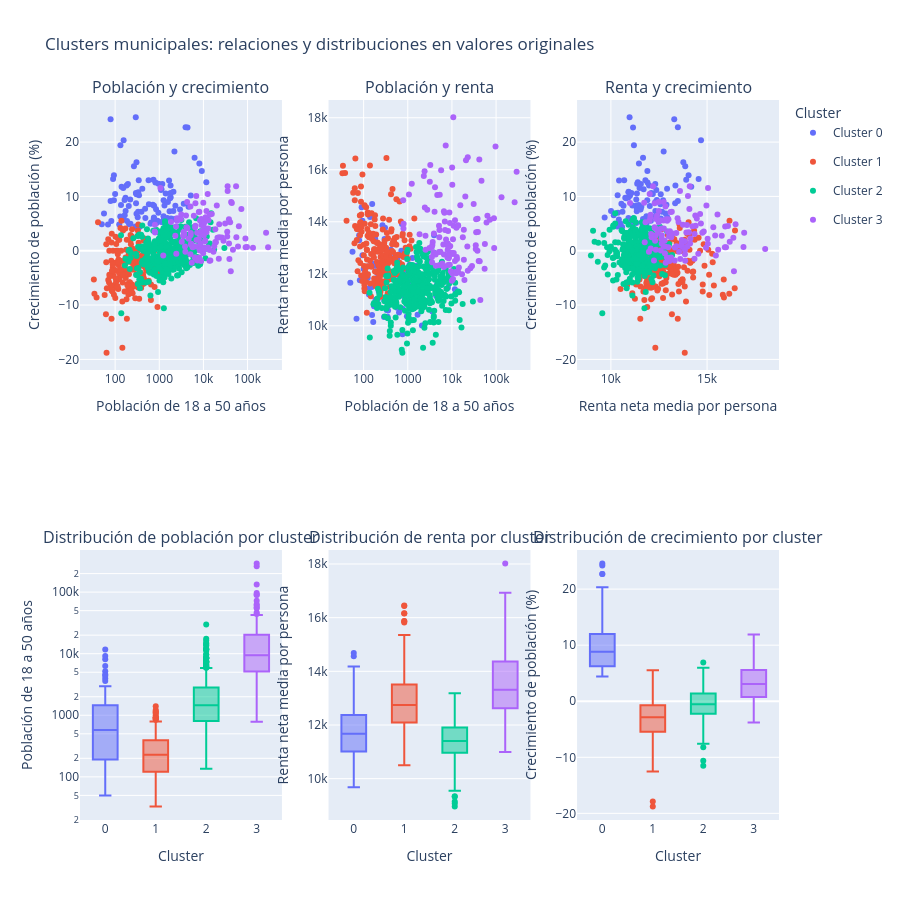

Source (notebook cell):
### Markdown cell above
## Explorar los clusters

La figura muestra tres relaciones entre variables y tres boxplots por cluster. Los puntos y las distribuciones usan los valores originales; la población se representa con escala logarítmica. KMeans, en cambio, se entrenó con las variables transformadas y estandarizadas.

### Code cell
figura_pares_clusters = graficar_clusters_interactivo(
    variables_escaladas,
    municipios_modelo,
    modelo_kmeans.labels_,
)
display(figura_pares_clusters)

### Figure 1 — Plotly figure (JSON) as saved in the notebook; plotly's stock layout.template omitted (floating-point values rounded to 4 significant figures; data arrays with more than 128 entries replaced by an {"elided": "..."} marker saying what was removed)
{"data": [{"hovertemplate": "%{text}<br>Población de 18 a 50 años: %{x:,.2f}<br>Crecimiento de población (%): %{y:,.2f}<extra></extra>", "legendgroup": "0", "marker": {"color": "#636EFA"}, "mode": "markers", "name": "Cluster 0", "showlegend": true, "text": ["Alhabia", "Alhama de Almería", "Almócita", "Armuña de Almanzora", "Benahadux", "Cantoria", "Chercos", "Chirivel", "Enix", "Felix", "Fines", "Fondón", "Garrucha", "Gérgal", "Huécija", "Íllar", "Instinción", "Laujar de Andarax", "Lucainena de las Torres", "Lúcar", "Pechina", "Pulpí", "Rioja", "Santa Cruz de Marchena", "Santa Fe de Mondújar", "Somontín", "Suflí", "Terque", "Turre", "Vera", "Zurgena", "Benaocaz", "Busquístar", "Calicasas", "Cáñar", "Carataunas", "Cijuela", "Cogollos de la Vega", "Diezma", "Fuente Vaqueros", "Játar", "Juviles", "Láchar", "Lentegí", "Lobras", "Lújar", "Malahá, La", "Marchal", "Pinos Genil", "Rubite", "Vélez de Benaudalla", "Zafarraya", "Zújar", "Taha, La", "Villamena", "Cuevas del Campo", "Torrenueva Costa", "Fuenteheridos", "Marines, Los", "Nava, La", "San Bartolomé de la Torre", "Sanlúcar de Guadiana", "Santa Bárbara de Casa", "Alcaucín", "Algarrobo", "Almáchar", "Almogía", "Árchez", "Arenas", "Benahavís", "Benalauría", "Borge, El", "Canillas de Aceituno", "Carratraca", "Casabermeja", "Casarabonela", "Casares", "Coín", "Colmenar", "Faraján", "Frigiliana", "Fuente de Piedra", "Guaro", "Istán", "Jubrique", "Monda", "Ojén", "Parauta", "Pizarra", "Salares", "Tolox", "Torrox", "Totalán", "Aznalcázar", "Burguillos", "Huévar del Aljarafe"], "type": "scatter", "x": [334, 1714, 79, 156, 2316, 1242, 124, 582, 267, 305, 1126, 413, 5175, 573, 204, 195, 172, 633, 294, 325, 2096, 6310, 762, 79, 220, 182, 90, 131, 1666, 9213, 915, 298, 132, 305, 155, 82, 1813, 868, 332, 2089, 290, 50, 1758, 136, 56, 208, 847, 165, 715, 164, 1251, 956, 1105, 303, 395, 752, 1398, 343, 173, 100, 1844, 140, 478, 818, 2953, 758, 1801, 153, 485, 4371, 186, 357, 657, 296, 1803, 1099, 3940, 11646, 1515, 94, 1277, 1257, 1172, 737, 223, 1313, 2208, 94, 4604, 69, 962, 8094, 348, 2209, 3586, 1572], "xaxis": "x", "y": [10.78, 7.265, 9.137, 20.32, 8.271, 5.216, 4.811, 8.566, 15.56, 16.27, 11.32, 11.42, 10.15, 12.99, 8.214, 12.3, 9.74, 4.965, 24.57, 6.17, 10.88, 17.1, 8.295, 24.21, 9.414, 12.03, 13.2, 6.284, 12.93, 14.69, 5.501, 8.721, 19.4, 6.822, 5.75, 5.473, 9.845, 5.091, 7.17, 7.33, 4.463, 4.895, 9.665, 8.43, 6.87, 4.852, 7.645, 6.522, 8.471, 9.32, 6.344, 6.986, 5.271, 10.38, 7.18, 5.926, 10.53, 12.98, 7.335, 10.44, 5.953, 11.76, 7.713, 12.57, 7.58, 6.125, 10.64, 11.56, 6.039, 22.71, 5.455, 4.391, 5.183, 10.65, 11.99, 11.19, 22.72, 12.61, 6.021, 13.89, 5.942, 9.3, 12.29, 13.07, 4.956, 8.318, 18.26, 9.312, 8.077, 4.813, 12.31, 16.04, 10.22, 5.861, 8.658, 8.957], "yaxis": "y"}, {"hovertemplate": "%{text}<br>Población de 18 a 50 años: %{x:,.2f}<br>Crecimiento de población (%): %{y:,.2f}<extra></extra>", "legendgroup": "1", "marker": {"color": "#EF553B"}, "mode": "markers", "name": "Cluster 1", "showlegend": true, "text": {"elided": "204 str values"}, "type": "scatter", "x": {"elided": "204 int values"}, "xaxis": "x", "y": {"elided": "204 float values"}, "yaxis": "y"}, {"hovertemplate": "%{text}<br>Población de 18 a 50 años: %{x:,.2f}<br>Crecimiento de población (%): %{y:,.2f}<extra></extra>", "legendgroup": "2", "marker": {"color": "#00CC96"}, "mode": "markers", "name": "Cluster 2", "showlegend": true, "text": {"elided": "362 str values"}, "type": "scatter", "x": {"elided": "362 int values"}, "xaxis": "x", "y": {"elided": "362 float values"}, "yaxis": "y"}, {"hovertemplate": "%{text}<br>Población de 18 a 50 años: %{x:,.2f}<br>Crecimiento de población (%): %{y:,.2f}<extra></extra>", "legendgroup": "3", "marker": {"color": "#AB63FA"}, "mode": "markers", "name": "Cluster 3", "showlegend": true, "text": ["Almería", "Carboneras", "Huércal de Almería", "Huércal-Overa", "Mojácar", "Roquetas de Mar", "Serón", "Ejido, El", "Algeciras", "Barrios, Los", "Cádiz", "Conil de la Frontera", "Chiclana de la Frontera", "Jerez de la Frontera", "Línea de la Concepción, La", "Puerto de Santa María, El", "Puerto Real", "Rota", "San Fernando", "San Roque", "Tarifa", "Ubrique", "Cabra", "Córdoba", "Fernán-Núñez", "Lucena", "Montilla", "Pozoblanco", "Puente Genil", "Albolote", "Alfacar", "Alhendín", "Almuñécar", "Armilla", "Atarfe", "Baza", "Cájar", "Cenes de la Vega", "Cúllar Vega", "Churriana de la Vega", "Dílar", "Gójar", "Granada", "Guadix", "Huétor de Santillán", "Huétor Vega", "Jun", "Lecrín", "Maracena", "Monachil", "Motril", "Ogíjares", "Villa de Otura", "Padul", "Peligros", "Salobreña", "Zubia, La", "Gabias, Las", "Vegas del Genil", "Aljaraque", "Aracena", "Ayamonte", "Cartaya", "Huelva", "Moguer", "Palos de la Frontera", "Punta Umbría", "Trigueros", "Valverde del Camino", "Alcalá la Real", "Andújar", "Baeza", "Guardia de Jaén, La", "Jaén", "Linares", "Martos", "Torredonjimeno", "Úbeda", "Alhaurín de la Torre", "Antequera", "Benalmádena", "Cártama", "Estepona", "Fuengirola", "Málaga", "Manilva", "Marbella", "Mijas", "Nerja", "Rincón de la Victoria", "Ronda", "Vélez-Málaga", "Torremolinos", "Alcalá de Guadaíra", "Almensilla", "Bollullos de la Mitación", "Bormujos", "Camas", "Carmona", "Castilleja de Guzmán", "Castilleja de la Cuesta", "Dos Hermanas", "Écija", "Espartinas", "Gelves", "Gerena", "Gines", "Guillena", "Mairena del Alcor", "Mairena del Aljarafe", "Marchena", "Palomares del Río", "Rinconada, La", "Salteras", "San Juan de Aznalfarache", "Sanlúcar la Mayor", "Sevilla", "Tomares", "Umbrete", "Utrera", "Valencina de la Concepción"], "type": "scatter", "x": [89405, 3669, 9154, 8958, 2517, 54985, 796, 43978, 55729, 10909, 41646, 10507, 40302, 90484, 28495, 38048, 18576, 12643, 38794, 15461, 8175, 6590, 8001, 132660, 3908, 19171, 8875, 6759, 12576, 8746, 2534, 5088, 11177, 11725, 9944, 8602, 2399, 3833, 3603, 8080, 1062, 2759, 97068, 7913, 786, 5291, 1849, 803, 9873, 4039, 26164, 6586, 3154, 4276, 5206, 5128, 9016, 11700, 6060, 10110, 3506, 9461, 10199, 60725, 12515, 6893, 6997, 3548, 5091, 8435, 14362, 6384, 2310, 46690, 22311, 10564, 5467, 13749, 20090, 17636, 35300, 13846, 35388, 34640, 262785, 7879, 72448, 42542, 8371, 22832, 13817, 37807, 31076, 34632, 3092, 5174, 10186, 12989, 12863, 1231, 7353, 63600, 16922, 7221, 4652, 3517, 5695, 6595, 10994, 20810, 8156, 4135, 18626, 2432, 10569, 6506, 291636, 10727, 4327, 22844, 3234], "xaxis": "x", "y": [2.246, 3.185, 3.606, 5.825, 5.992, 11.88, 4.778, 8.771, 2.483, 1.755, -3.774, 4.084, 5.26, 0.6596, 1.834, 1.325, 1.625, 0.5909, -1.54, 6.766, 0.8773, 0.7943, -1.24, 0.5684, -0.2068, 1.565, -1.879, -1.462, 0.4322, 3.071, 5.51, 8.13, 6.147, 3.393, 8.83, 1.319, 4.455, 0.7659, 2.748, 7.161, 11.57, 5.916, 0.6907, 2.165, 3.519, 1.279, 5.287, 3.339, -0.4583, 6.467, 2.447, 4.576, 6.656, 8.989, 1.149, 2.856, 4.756, 7.302, 6.42, 4.55, 2.648, 3.063, 5.566, 0.7752, 10.43, 10.07, 1.974, 3.459, -0.6241, 0.03245, -1.792, -1.225, 2.763, 0.1823, -1.479, 0.5968, -2.234, -1.863, 8.345, 0.8464, 11.88, 6.636, 11.01, 3.501, 3.306, 7.118, 7.68, 8.97, 5.565, 4.884, 0.1367, 5.816, 4.999, 2.636, 5.806, 3.267, 2.824, 5.6, 4.101, -0.8708, -1.778, 4.525, -0.1731, 3.297, 2.197, 2.853, 0.6632, 8.72, 1.865, 2.407, 0.1961, 4.316, 3.944, -0.5487, 5.255, 4.32, 0.6392, 0.3374, 4.141, 2.46, 1.667], "yaxis": "y"}, {"hovertemplate": "%{text}<br>Población de 18 a 50 años: %{x:,.2f}<br>Renta neta media por persona: %{y:,.2f}<extra></extra>", "legendgroup": "0", "marker": {"color": "#636EFA"}, "mode": "markers", "name": "Cluster 0", "showlegend": false, "text": ["Alhabia", "Alhama de Almería", "Almócita", "Armuña de Almanzora", "Benahadux", "Cantoria", "Chercos", "Chirivel", "Enix", "Felix", "Fines", "Fondón", "Garrucha", "Gérgal", "Huécija", "Íllar", "Instinción", "Laujar de Andarax", "Lucainena de las Torres", "Lúcar", "Pechina", "Pulpí", "Rioja", "Santa Cruz de Marchena", "Santa Fe de Mondújar", "Somontín", "Suflí", "Terque", "Turre", "Vera", "Zurgena", "Benaocaz", "Busquístar", "Calicasas", "Cáñar", "Carataunas", "Cijuela", "Cogollos de la Vega", "Diezma", "Fuente Vaqueros", "Játar", "Juviles", "Láchar", "Lentegí", "Lobras", "Lújar", "Malahá, La", "Marchal", "Pinos Genil", "Rubite", "Vélez de Benaudalla", "Zafarraya", "Zújar", "Taha, La", "Villamena", "Cuevas del Campo", "Torrenueva Costa", "Fuenteheridos", "Marines, Los", "Nava, La", "San Bartolomé de la Torre", "Sanlúcar de Guadiana", "Santa Bárbara de Casa", "Alcaucín", "Algarrobo", "Almáchar", "Almogía", "Árchez", "Arenas", "Benahavís", "Benalauría", "Borge, El", "Canillas de Aceituno", "Carratraca", "Casabermeja", "Casarabonela", "Casares", "Coín", "Colmenar", "Faraján", "Frigiliana", "Fuente de Piedra", "Guaro", "Istán", "Jubrique", "Monda", "Ojén", "Parauta", "Pizarra", "Salares", "Tolox", "Torrox", "Totalán", "Aznalcázar", "Burguillos", "Huévar del Aljarafe"], "type": "scatter", "x": [334, 1714, 79, 156, 2316, 1242, 124, 582, 267, 305, 1126, 413, 5175, 573, 204, 195, 172, 633, 294, 325, 2096, 6310, 762, 79, 220, 182, 90, 131, 1666, 9213, 915, 298, 132, 305, 155, 82, 1813, 868, 332, 2089, 290, 50, 1758, 136, 56, 208, 847, 165, 715, 164, 1251, 956, 1105, 303, 395, 752, 1398, 343, 173, 100, 1844, 140, 478, 818, 2953, 758, 1801, 153, 485, 4371, 186, 357, 657, 296, 1803, 1099, 3940, 11646, 1515, 94, 1277, 1257, 1172, 737, 223, 1313, 2208, 94, 4604, 69, 962, 8094, 348, 2209, 3586, 1572], "xaxis": "x2", "y": [10916, 11345, 13481, 14685, 11311, 11675, 11838, 12577, 13865, 13765, 11701, 12921, 10996, 10692, 12023, 12307, 10748, 10506, 10972, 12931, 10921, 11672, 10656, 13293, 11320, 13354, 14562, 12292, 10425, 11898, 12080, 13341, 11198, 12403, 10415, 11748, 10918, 11321, 10603, 10009, 10337, 11651, 10797, 11451, 12850, 11018, 11533, 10146, 12889, 12391, 11853, 10365, 11181, 12592, 12661, 11161, 11353, 11794, 12310, 12181, 11984, 14179, 11347, 11905, 11536, 9676, 11063, 11491, 11812, 11152, 10999, 10583, 11858, 12100, 11985, 12360, 13482, 11401, 10913, 14039, 12603, 11891, 11558, 13916, 11804, 11117, 12743, 12716, 11584, 10266, 11369, 11459, 10351, 11670, 10546, 12310], "yaxis": "y2"}, {"hovertemplate": "%{text}<br>Población de 18 a 50 años: %{x:,.2f}<br>Renta neta media por persona: %{y:,.2f}<extra></extra>", "legendgroup": "1", "marker": {"color": "#EF553B"}, "mode": "markers", "name": "Cluster 1", "showlegend": false, "text": {"elided": "204 str values"}, "type": "scatter", "x": {"elided": "204 int values"}, "xaxis": "x2", "y": {"elided": "204 int values"}, "yaxis": "y2"}, {"hovertemplate": "%{text}<br>Población de 18 a 50 años: %{x:,.2f}<br>Renta neta media por persona: %{y:,.2f}<extra></extra>", "legendgroup": "2", "marker": {"color": "#00CC96"}, "mode": "markers", "name": "Cluster 2", "showlegend": false, "text": {"elided": "362 str values"}, "type": "scatter", "x": {"elided": "362 int values"}, "xaxis": "x2", "y": {"elided": "362 int values"}, "yaxis": "y2"}, {"hovertemplate": "%{text}<br>Población de 18 a 50 años: %{x:,.2f}<br>Renta neta media por persona: %{y:,.2f}<extra></extra>", "legendgroup": "3", "marker": {"color": "#AB63FA"}, "mode": "markers", "name": "Cluster 3", "showlegend": false, "text": ["Almería", "Carboneras", "Huércal de Almería", "Huércal-Overa", "Mojácar", "Roquetas de Mar", "Serón", "Ejido, El", "Algeciras", "Barrios, Los", "Cádiz", "Conil de la Frontera", "Chiclana de la Frontera", "Jerez de la Frontera", "Línea de la Concepción, La", "Puerto de Santa María, El", "Puerto Real", "Rota", "San Fernando", "San Roque", "Tarifa", "Ubrique", "Cabra", "Córdoba", "Fernán-Núñez", "Lucena", "Montilla", "Pozoblanco", "Puente Genil", "Albolote", "Alfacar", "Alhendín", "Almuñécar", "Armilla", "Atarfe", "Baza", "Cájar", "Cenes de la Vega", "Cúllar Vega", "Churriana de la Vega", "Dílar", "Gójar", "Granada", "Guadix", "Huétor de Santillán", "Huétor Vega", "Jun", "Lecrín", "Maracena", "Monachil", "Motril", "Ogíjares", "Villa de Otura", "Padul", "Peligros", "Salobreña", "Zubia, La", "Gabias, Las", "Vegas del Genil", "Aljaraque", "Aracena", "Ayamonte", "Cartaya", "Huelva", "Moguer", "Palos de la Frontera", "Punta Umbría", "Trigueros", "Valverde del Camino", "Alcalá la Real", "Andújar", "Baeza", "Guardia de Jaén, La", "Jaén", "Linares", "Martos", "Torredonjimeno", "Úbeda", "Alhaurín de la Torre", "Antequera", "Benalmádena", "Cártama", "Estepona", "Fuengirola", "Málaga", "Manilva", "Marbella", "Mijas", "Nerja", "Rincón de la Victoria", "Ronda", "Vélez-Málaga", "Torremolinos", "Alcalá de Guadaíra", "Almensilla", "Bollullos de la Mitación", "Bormujos", "Camas", "Carmona", "Castilleja de Guzmán", "Castilleja de la Cuesta", "Dos Hermanas", "Écija", "Espartinas", "Gelves", "Gerena", "Gines", "Guillena", "Mairena del Alcor", "Mairena del Aljarafe", "Marchena", "Palomares del Río", "Rinconada, La", "Salteras", "San Juan de Aznalfarache", "Sanlúcar la Mayor", "Sevilla", "Tomares", "Umbrete", "Utrera", "Valencina de la Concepción"], "type": "scatter", "x": [89405, 3669, 9154, 8958, 2517, 54985, 796, 43978, 55729, 10909, 41646, 10507, 40302, 90484, 28495, 38048, 18576, 12643, 38794, 15461, 8175, 6590, 8001, 132660, 3908, 19171, 8875, 6759, 12576, 8746, 2534, 5088, 11177, 11725, 9944, 8602, 2399, 3833, 3603, 8080, 1062, 2759, 97068, 7913, 786, 5291, 1849, 803, 9873, 4039, 26164, 6586, 3154, 4276, 5206, 5128, 9016, 11700, 6060, 10110, 3506, 9461, 10199, 60725, 12515, 6893, 6997, 3548, 5091, 8435, 14362, 6384, 2310, 46690, 22311, 10564, 5467, 13749, 20090, 17636, 35300, 13846, 35388, 34640, 262785, 7879, 72448, 42542, 8371, 22832, 13817, 37807, 31076, 34632, 3092, 5174, 10186, 12989, 12863, 1231, 7353, 63600, 16922, 7221, 4652, 3517, 5695, 6595, 10994, 20810, 8156, 4135, 18626, 2432, 10569, 6506, 291636, 10727, 4327, 22844, 3234], "xaxis": "x2", "y": [14136, 13217, 13068, 12347, 13466, 12189, 13745, 10994, 13141, 13847, 16398, 12755, 12487, 12991, 12298, 14117, 13697, 13773, 13606, 14637, 13648, 12745, 12913, 14947, 13547, 11759, 13046, 14345, 12070, 14353, 12924, 12838, 12053, 14054, 11730, 12644, 15941, 12822, 13105, 13167, 15049, 14466, 16893, 12629, 14828, 15039, 13516, 13923, 12806, 14388, 12214, 14407, 15542, 12744, 13681, 12331, 13955, 12492, 12397, 16087, 13026, 12094, 12015, 13976, 12017, 14006, 13685, 12445, 13851, 12594, 12240, 13126, 15764, 15577, 13048, 13327, 12851, 13864, 14967, 13402, 14100, 12067, 13592, 12956, 14753, 13099, 14080, 12480, 12735, 16481, 13849, 12880, 14679, 13093, 12993, 13402, 15420, 12569, 12642, 15457, 13318, 14235, 11978, 16928, 15029, 12646, 15984, 12274, 12798, 16366, 12337, 15323, 12539, 14544, 11800, 12273, 15925, 18019, 12305, 12117, 16178], "yaxis": "y2"}, {"hovertemplate": "%{text}<br>Renta neta media por persona: %{x:,.2f}<br>Crecimiento de población (%): %{y:,.2f}<extra></extra>", "legendgroup": "0", "marker": {"color": "#636EFA"}, "mode": "markers", "name": "Cluster 0", "showlegend": false, "text": ["Alhabia", "Alhama de Almería", "Almócita", "Armuña de Almanzora", "Benahadux", "Cantoria", "Chercos", "Chirivel", "Enix", "Felix", "Fines", "Fondón", "Garrucha", "Gérgal", "Huécija", "Íllar", "Instinción", "Laujar de Andarax", "Lucainena de las Torres", "Lúcar", "Pechina", "Pulpí", "Rioja", "Santa Cruz de Marchena", "Santa Fe de Mondújar", "Somontín", "Suflí", "Terque", "Turre", "Vera", "Zurgena", "Benaocaz", "Busquístar", "Calicasas", "Cáñar", "Carataunas", "Cijuela", "Cogollos de la Vega", "Diezma", "Fuente Vaqueros", "Játar", "Juviles", "Láchar", "Lentegí", "Lobras", "Lújar", "Malahá, La", "Marchal", "Pinos Genil", "Rubite", "Vélez de Benaudalla", "Zafarraya", "Zújar", "Taha, La", "Villamena", "Cuevas del Campo", "Torrenueva Costa", "Fuenteheridos", "Marines, Los", "Nava, La", "San Bartolomé de la Torre", "Sanlúcar de Guadiana", "Santa Bárbara de Casa", "Alcaucín", "Algarrobo", "Almáchar", "Almogía", "Árchez", "Arenas", "Benahavís", "Benalauría", "Borge, El", "Canillas de Aceituno", "Carratraca", "Casabermeja", "Casarabonela", "Casares", "Coín", "Colmenar", "Faraján", "Frigiliana", "Fuente de Piedra", "Guaro", "Istán", "Jubrique", "Monda", "Ojén", "Parauta", "Pizarra", "Salares", "Tolox", "Torrox", "Totalán", "Aznalcázar", "Burguillos", "Huévar del Aljarafe"], "type": "scatter", "x": [10916, 11345, 13481, 14685, 11311, 11675, 11838, 12577, 13865, 13765, 11701, 12921, 10996, 10692, 12023, 12307, 10748, 10506, 10972, 12931, 10921, 11672, 10656, 13293, 11320, 13354, 14562, 12292, 10425, 11898, 12080, 13341, 11198, 12403, 10415, 11748, 10918, 11321, 10603, 10009, 10337, 11651, 10797, 11451, 12850, 11018, 11533, 10146, 12889, 12391, 11853, 10365, 11181, 12592, 12661, 11161, 11353, 11794, 12310, 12181, 11984, 14179, 11347, 11905, 11536, 9676, 11063, 11491, 11812, 11152, 10999, 10583, 11858, 12100, 11985, 12360, 13482, 11401, 10913, 14039, 12603, 11891, 11558, 13916, 11804, 11117, 12743, 12716, 11584, 10266, 11369, 11459, 10351, 11670, 10546, 12310], "xaxis": "x3", "y": [10.78, 7.265, 9.137, 20.32, 8.271, 5.216, 4.811, 8.566, 15.56, 16.27, 11.32, 11.42, 10.15, 12.99, 8.214, 12.3, 9.74, 4.965, 24.57, 6.17, 10.88, 17.1, 8.295, 24.21, 9.414, 12.03, 13.2, 6.284, 12.93, 14.69, 5.501, 8.721, 19.4, 6.822, 5.75, 5.473, 9.845, 5.091, 7.17, 7.33, 4.463, 4.895, 9.665, 8.43, 6.87, 4.852, 7.645, 6.522, 8.471, 9.32, 6.344, 6.986, 5.271, 10.38, 7.18, 5.926, 10.53, 12.98, 7.335, 10.44, 5.953, 11.76, 7.713, 12.57, 7.58, 6.125, 10.64, 11.56, 6.039, 22.71, 5.455, 4.391, 5.183, 10.65, 11.99, 11.19, 22.72, 12.61, 6.021, 13.89, 5.942, 9.3, 12.29, 13.07, 4.956, 8.318, 18.26, 9.312, 8.077, 4.813, 12.31, 16.04, 10.22, 5.861, 8.658, 8.957], "yaxis": "y3"}, {"hovertemplate": "%{text}<br>Renta neta media por persona: %{x:,.2f}<br>Crecimiento de población (%): %{y:,.2f}<extra></extra>", "legendgroup": "1", "marker": {"color": "#EF553B"}, "mode": "markers", "name": "Cluster 1", "showlegend": false, "text": {"elided": "204 str values"}, "type": "scatter", "x": {"elided": "204 int values"}, "xaxis": "x3", "y": {"elided": "204 float values"}, "yaxis": "y3"}, {"hovertemplate": "%{text}<br>Renta neta media por persona: %{x:,.2f}<br>Crecimiento de población (%): %{y:,.2f}<extra></extra>", "legendgroup": "2", "marker": {"color": "#00CC96"}, "mode": "markers", "name": "Cluster 2", "showlegend": false, "text": {"elided": "362 str values"}, "type": "scatter", "x": {"elided": "362 int values"}, "xaxis": "x3", "y": {"elided": "362 float values"}, "yaxis": "y3"}, {"hovertemplate": "%{text}<br>Renta neta media por persona: %{x:,.2f}<br>Crecimiento de población (%): %{y:,.2f}<extra></extra>", "legendgroup": "3", "marker": {"color": "#AB63FA"}, "mode": "markers", "name": "Cluster 3", "showlegend": false, "text": ["Almería", "Carboneras", "Huércal de Almería", "Huércal-Overa", "Mojácar", "Roquetas de Mar", "Serón", "Ejido, El", "Algeciras", "Barrios, Los", "Cádiz", "Conil de la Frontera", "Chiclana de la Frontera", "Jerez de la Frontera", "Línea de la Concepción, La", "Puerto de Santa María, El", "Puerto Real", "Rota", "San Fernando", "San Roque", "Tarifa", "Ubrique", "Cabra", "Córdoba", "Fernán-Núñez", "Lucena", "Montilla", "Pozoblanco", "Puente Genil", "Albolote", "Alfacar", "Alhendín", "Almuñécar", "Armilla", "Atarfe", "Baza", "Cájar", "Cenes de la Vega", "Cúllar Vega", "Churriana de la Vega", "Dílar", "Gójar", "Granada", "Guadix", "Huétor de Santillán", "Huétor Vega", "Jun", "Lecrín", "Maracena", "Monachil", "Motril", "Ogíjares", "Villa de Otura", "Padul", "Peligros", "Salobreña", "Zubia, La", "Gabias, Las", "Vegas del Genil", "Aljaraque", "Aracena", "Ayamonte", "Cartaya", "Huelva", "Moguer", "Palos de la Frontera", "Punta Umbría", "Trigueros", "Valverde del Camino", "Alcalá la Real", "Andújar", "Baeza", "Guardia de Jaén, La", "Jaén", "Linares", "Martos", "Torredonjimeno", "Úbeda", "Alhaurín de la Torre", "Antequera", "Benalmádena", "Cártama", "Estepona", "Fuengirola", "Málaga", "Manilva", "Marbella", "Mijas", "Nerja", "Rincón de la Victoria", "Ronda", "Vélez-Málaga", "Torremolinos", "Alcalá de Guadaíra", "Almensilla", "Bollullos de la Mitación", "Bormujos", "Camas", "Carmona", "Castilleja de Guzmán", "Castilleja de la Cuesta", "Dos Hermanas", "Écija", "Espartinas", "Gelves", "Gerena", "Gines", "Guillena", "Mairena del Alcor", "Mairena del Aljarafe", "Marchena", "Palomares del Río", "Rinconada, La", "Salteras", "San Juan de Aznalfarache", "Sanlúcar la Mayor", "Sevilla", "Tomares", "Umbrete", "Utrera", "Valencina de la Concepción"], "type": "scatter", "x": [14136, 13217, 13068, 12347, 13466, 12189, 13745, 10994, 13141, 13847, 16398, 12755, 12487, 12991, 12298, 14117, 13697, 13773, 13606, 14637, 13648, 12745, 12913, 14947, 13547, 11759, 13046, 14345, 12070, 14353, 12924, 12838, 12053, 14054, 11730, 12644, 15941, 12822, 13105, 13167, 15049, 14466, 16893, 12629, 14828, 15039, 13516, 13923, 12806, 14388, 12214, 14407, 15542, 12744, 13681, 12331, 13955, 12492, 12397, 16087, 13026, 12094, 12015, 13976, 12017, 14006, 13685, 12445, 13851, 12594, 12240, 13126, 15764, 15577, 13048, 13327, 12851, 13864, 14967, 13402, 14100, 12067, 13592, 12956, 14753, 13099, 14080, 12480, 12735, 16481, 13849, 12880, 14679, 13093, 12993, 13402, 15420, 12569, 12642, 15457, 13318, 14235, 11978, 16928, 15029, 12646, 15984, 12274, 12798, 16366, 12337, 15323, 12539, 14544, 11800, 12273, 15925, 18019, 12305, 12117, 16178], "xaxis": "x3", "y": [2.246, 3.185, 3.606, 5.825, 5.992, 11.88, 4.778, 8.771, 2.483, 1.755, -3.774, 4.084, 5.26, 0.6596, 1.834, 1.325, 1.625, 0.5909, -1.54, 6.766, 0.8773, 0.7943, -1.24, 0.5684, -0.2068, 1.565, -1.879, -1.462, 0.4322, 3.071, 5.51, 8.13, 6.147, 3.393, 8.83, 1.319, 4.455, 0.7659, 2.748, 7.161, 11.57, 5.916, 0.6907, 2.165, 3.519, 1.279, 5.287, 3.339, -0.4583, 6.467, 2.447, 4.576, 6.656, 8.989, 1.149, 2.856, 4.756, 7.302, 6.42, 4.55, 2.648, 3.063, 5.566, 0.7752, 10.43, 10.07, 1.974, 3.459, -0.6241, 0.03245, -1.792, -1.225, 2.763, 0.1823, -1.479, 0.5968, -2.234, -1.863, 8.345, 0.8464, 11.88, 6.636, 11.01, 3.501, 3.306, 7.118, 7.68, 8.97, 5.565, 4.884, 0.1367, 5.816, 4.999, 2.636, 5.806, 3.267, 2.824, 5.6, 4.101, -0.8708, -1.778, 4.525, -0.1731, 3.297, 2.197, 2.853, 0.6632, 8.72, 1.865, 2.407, 0.1961, 4.316, 3.944, -0.5487, 5.255, 4.32, 0.6392, 0.3374, 4.141, 2.46, 1.667], "yaxis": "y3"}, {"boxpoints": "outliers", "hovertemplate": "Cluster 0<br>Población de 18 a 50 años: %{y:,.2f}<extra></extra>", "legendgroup": "0", "marker": {"color": "#636EFA"}, "name": "Cluster 0", "showlegend": false, "type": "box", "x": ["0", "0", "0", "0", "0", "0", "0", "0", "0", "0", "0", "0", "0", "0", "0", "0", "0", "0", "0", "0", "0", "0", "0", "0", "0", "0", "0", "0", "0", "0", "0", "0", "0", "0", "0", "0", "0", "0", "0", "0", "0", "0", "0", "0", "0", "0", "0", "0", "0", "0", "0", "0", "0", "0", "0", "0", "0", "0", "0", "0", "0", "0", "0", "0", "0", "0", "0", "0", "0", "0", "0", "0", "0", "0", "0", "0", "0", "0", "0", "0", "0", "0", "0", "0", "0", "0", "0", "0", "0", "0", "0", "0", "0", "0", "0", "0"], "xaxis": "x4", "y": [334, 1714, 79, 156, 2316, 1242, 124, 582, 267, 305, 1126, 413, 5175, 573, 204, 195, 172, 633, 294, 325, 2096, 6310, 762, 79, 220, 182, 90, 131, 1666, 9213, 915, 298, 132, 305, 155, 82, 1813, 868, 332, 2089, 290, 50, 1758, 136, 56, 208, 847, 165, 715, 164, 1251, 956, 1105, 303, 395, 752, 1398, 343, 173, 100, 1844, 140, 478, 818, 2953, 758, 1801, 153, 485, 4371, 186, 357, 657, 296, 1803, 1099, 3940, 11646, 1515, 94, 1277, 1257, 1172, 737, 223, 1313, 2208, 94, 4604, 69, 962, 8094, 348, 2209, 3586, 1572], "yaxis": "y4"}, {"boxpoints": "outliers", "hovertemplate": "Cluster 1<br>Población de 18 a 50 años: %{y:,.2f}<extra></extra>", "legendgroup": "1", "marker": {"color": "#EF553B"}, "name": "Cluster 1", "showlegend": false, "type": "box", "x": {"elided": "204 str values"}, "xaxis": "x4", "y": {"elided": "204 int values"}, "yaxis": "y4"}, {"boxpoints": "outliers", "hovertemplate": "Cluster 2<br>Población de 18 a 50 años: %{y:,.2f}<extra></extra>", "legendgroup": "2", "marker": {"color": "#00CC96"}, "name": "Cluster 2", "showlegend": false, "type": "box", "x": {"elided": "362 str values"}, "xaxis": "x4", "y": {"elided": "362 int values"}, "yaxis": "y4"}, {"boxpoints": "outliers", "hovertemplate": "Cluster 3<br>Población de 18 a 50 años: %{y:,.2f}<extra></extra>", "legendgroup": "3", "marker": {"color": "#AB63FA"}, "name": "Cluster 3", "showlegend": false, "type": "box", "x": ["3", "3", "3", "3", "3", "3", "3", "3", "3", "3", "3", "3", "3", "3", "3", "3", "3", "3", "3", "3", "3", "3", "3", "3", "3", "3", "3", "3", "3", "3", "3", "3", "3", "3", "3", "3", "3", "3", "3", "3", "3", "3", "3", "3", "3", "3", "3", "3", "3", "3", "3", "3", "3", "3", "3", "3", "3", "3", "3", "3", "3", "3", "3", "3", "3", "3", "3", "3", "3", "3", "3", "3", "3", "3", "3", "3", "3", "3", "3", "3", "3", "3", "3", "3", "3", "3", "3", "3", "3", "3", "3", "3", "3", "3", "3", "3", "3", "3", "3", "3", "3", "3", "3", "3", "3", "3", "3", "3", "3", "3", "3", "3", "3", "3", "3", "3", "3", "3", "3", "3", "3"], "xaxis": "x4", "y": [89405, 3669, 9154, 8958, 2517, 54985, 796, 43978, 55729, 10909, 41646, 10507, 40302, 90484, 28495, 38048, 18576, 12643, 38794, 15461, 8175, 6590, 8001, 132660, 3908, 19171, 8875, 6759, 12576, 8746, 2534, 5088, 11177, 11725, 9944, 8602, 2399, 3833, 3603, 8080, 1062, 2759, 97068, 7913, 786, 5291, 1849, 803, 9873, 4039, 26164, 6586, 3154, 4276, 5206, 5128, 9016, 11700, 6060, 10110, 3506, 9461, 10199, 60725, 12515, 6893, 6997, 3548, 5091, 8435, 14362, 6384, 2310, 46690, 22311, 10564, 5467, 13749, 20090, 17636, 35300, 13846, 35388, 34640, 262785, 7879, 72448, 42542, 8371, 22832, 13817, 37807, 31076, 34632, 3092, 5174, 10186, 12989, 12863, 1231, 7353, 63600, 16922, 7221, 4652, 3517, 5695, 6595, 10994, 20810, 8156, 4135, 18626, 2432, 10569, 6506, 291636, 10727, 4327, 22844, 3234], "yaxis": "y4"}, {"boxpoints": "outliers", "hovertemplate": "Cluster 0<br>Renta neta media por persona: %{y:,.2f}<extra></extra>", "legendgroup": "0", "marker": {"color": "#636EFA"}, "name": "Cluster 0", "showlegend": false, "type": "box", "x": ["0", "0", "0", "0", "0", "0", "0", "0", "0", "0", "0", "0", "0", "0", "0", "0", "0", "0", "0", "0", "0", "0", "0", "0", "0", "0", "0", "0", "0", "0", "0", "0", "0", "0", "0", "0", "0", "0", "0", "0", "0", "0", "0", "0", "0", "0", "0", "0", "0", "0", "0", "0", "0", "0", "0", "0", "0", "0", "0", "0", "0", "0", "0", "0", "0", "0", "0", "0", "0", "0", "0", "0", "0", "0", "0", "0", "0", "0", "0", "0", "0", "0", "0", "0", "0", "0", "0", "0", "0", "0", "0", "0", "0", "0", "0", "0"], "xaxis": "x5", "y": [10916, 11345, 13481, 14685, 11311, 11675, 11838, 12577, 13865, 13765, 11701, 12921, 10996, 10692, 12023, 12307, 10748, 10506, 10972, 12931, 10921, 11672, 10656, 13293, 11320, 13354, 14562, 12292, 10425, 11898, 12080, 13341, 11198, 12403, 10415, 11748, 10918, 11321, 10603, 10009, 10337, 11651, 10797, 11451, 12850, 11018, 11533, 10146, 12889, 12391, 11853, 10365, 11181, 12592, 12661, 11161, 11353, 11794, 12310, 12181, 11984, 14179, 11347, 11905, 11536, 9676, 11063, 11491, 11812, 11152, 10999, 10583, 11858, 12100, 11985, 12360, 13482, 11401, 10913, 14039, 12603, 11891, 11558, 13916, 11804, 11117, 12743, 12716, 11584, 10266, 11369, 11459, 10351, 11670, 10546, 12310], "yaxis": "y5"}, {"boxpoints": "outliers", "hovertemplate": "Cluster 1<br>Renta neta media por persona: %{y:,.2f}<extra></extra>", "legendgroup": "1", "marker": {"color": "#EF553B"}, "name": "Cluster 1", "showlegend": false, "type": "box", "x": {"elided": "204 str values"}, "xaxis": "x5", "y": {"elided": "204 int values"}, "yaxis": "y5"}, {"boxpoints": "outliers", "hovertemplate": "Cluster 2<br>Renta neta media por persona: %{y:,.2f}<extra></extra>", "legendgroup": "2", "marker": {"color": "#00CC96"}, "name": "Cluster 2", "showlegend": false, "type": "box", "x": {"elided": "362 str values"}, "xaxis": "x5", "y": {"elided": "362 int values"}, "yaxis": "y5"}, {"boxpoints": "outliers", "hovertemplate": "Cluster 3<br>Renta neta media por persona: %{y:,.2f}<extra></extra>", "legendgroup": "3", "marker": {"color": "#AB63FA"}, "name": "Cluster 3", "showlegend": false, "type": "box", "x": ["3", "3", "3", "3", "3", "3", "3", "3", "3", "3", "3", "3", "3", "3", "3", "3", "3", "3", "3", "3", "3", "3", "3", "3", "3", "3", "3", "3", "3", "3", "3", "3", "3", "3", "3", "3", "3", "3", "3", "3", "3", "3", "3", "3", "3", "3", "3", "3", "3", "3", "3", "3", "3", "3", "3", "3", "3", "3", "3", "3", "3", "3", "3", "3", "3", "3", "3", "3", "3", "3", "3", "3", "3", "3", "3", "3", "3", "3", "3", "3", "3", "3", "3", "3", "3", "3", "3", "3", "3", "3", "3", "3", "3", "3", "3", "3", "3", "3", "3", "3", "3", "3", "3", "3", "3", "3", "3", "3", "3", "3", "3", "3", "3", "3", "3", "3", "3", "3", "3", "3", "3"], "xaxis": "x5", "y": [14136, 13217, 13068, 12347, 13466, 12189, 13745, 10994, 13141, 13847, 16398, 12755, 12487, 12991, 12298, 14117, 13697, 13773, 13606, 14637, 13648, 12745, 12913, 14947, 13547, 11759, 13046, 14345, 12070, 14353, 12924, 12838, 12053, 14054, 11730, 12644, 15941, 12822, 13105, 13167, 15049, 14466, 16893, 12629, 14828, 15039, 13516, 13923, 12806, 14388, 12214, 14407, 15542, 12744, 13681, 12331, 13955, 12492, 12397, 16087, 13026, 12094, 12015, 13976, 12017, 14006, 13685, 12445, 13851, 12594, 12240, 13126, 15764, 15577, 13048, 13327, 12851, 13864, 14967, 13402, 14100, 12067, 13592, 12956, 14753, 13099, 14080, 12480, 12735, 16481, 13849, 12880, 14679, 13093, 12993, 13402, 15420, 12569, 12642, 15457, 13318, 14235, 11978, 16928, 15029, 12646, 15984, 12274, 12798, 16366, 12337, 15323, 12539, 14544, 11800, 12273, 15925, 18019, 12305, 12117, 16178], "yaxis": "y5"}, {"boxpoints": "outliers", "hovertemplate": "Cluster 0<br>Crecimiento de población (%): %{y:,.2f}<extra></extra>", "legendgroup": "0", "marker": {"color": "#636EFA"}, "name": "Cluster 0", "showlegend": false, "type": "box", "x": ["0", "0", "0", "0", "0", "0", "0", "0", "0", "0", "0", "0", "0", "0", "0", "0", "0", "0", "0", "0", "0", "0", "0", "0", "0", "0", "0", "0", "0", "0", "0", "0", "0", "0", "0", "0", "0", "0", "0", "0", "0", "0", "0", "0", "0", "0", "0", "0", "0", "0", "0", "0", "0", "0", "0", "0", "0", "0", "0", "0", "0", "0", "0", "0", "0", "0", "0", "0", "0", "0", "0", "0", "0", "0", "0", "0", "0", "0", "0", "0", "0", "0", "0", "0", "0", "0", "0", "0", "0", "0", "0", "0", "0", "0", "0", "0"], "xaxis": "x6", "y": [10.78, 7.265, 9.137, 20.32, 8.271, 5.216, 4.811, 8.566, 15.56, 16.27, 11.32, 11.42, 10.15, 12.99, 8.214, 12.3, 9.74, 4.965, 24.57, 6.17, 10.88, 17.1, 8.295, 24.21, 9.414, 12.03, 13.2, 6.284, 12.93, 14.69, 5.501, 8.721, 19.4, 6.822, 5.75, 5.473, 9.845, 5.091, 7.17, 7.33, 4.463, 4.895, 9.665, 8.43, 6.87, 4.852, 7.645, 6.522, 8.471, 9.32, 6.344, 6.986, 5.271, 10.38, 7.18, 5.926, 10.53, 12.98, 7.335, 10.44, 5.953, 11.76, 7.713, 12.57, 7.58, 6.125, 10.64, 11.56, 6.039, 22.71, 5.455, 4.391, 5.183, 10.65, 11.99, 11.19, 22.72, 12.61, 6.021, 13.89, 5.942, 9.3, 12.29, 13.07, 4.956, 8.318, 18.26, 9.312, 8.077, 4.813, 12.31, 16.04, 10.22, 5.861, 8.658, 8.957], "yaxis": "y6"}, {"boxpoints": "outliers", "hovertemplate": "Cluster 1<br>Crecimiento de población (%): %{y:,.2f}<extra></extra>", "legendgroup": "1", "marker": {"color": "#EF553B"}, "name": "Cluster 1", "showlegend": false, "type": "box", "x": {"elided": "204 str values"}, "xaxis": "x6", "y": {"elided": "204 float values"}, "yaxis": "y6"}, {"boxpoints": "outliers", "hovertemplate": "Cluster 2<br>Crecimiento de población (%): %{y:,.2f}<extra></extra>", "legendgroup": "2", "marker": {"color": "#00CC96"}, "name": "Cluster 2", "showlegend": false, "type": "box", "x": {"elided": "362 str values"}, "xaxis": "x6", "y": {"elided": "362 float values"}, "yaxis": "y6"}, {"boxpoints": "outliers", "hovertemplate": "Cluster 3<br>Crecimiento de población (%): %{y:,.2f}<extra></extra>", "legendgroup": "3", "marker": {"color": "#AB63FA"}, "name": "Cluster 3", "showlegend": false, "type": "box", "x": ["3", "3", "3", "3", "3", "3", "3", "3", "3", "3", "3", "3", "3", "3", "3", "3", "3", "3", "3", "3", "3", "3", "3", "3", "3", "3", "3", "3", "3", "3", "3", "3", "3", "3", "3", "3", "3", "3", "3", "3", "3", "3", "3", "3", "3", "3", "3", "3", "3", "3", "3", "3", "3", "3", "3", "3", "3", "3", "3", "3", "3", "3", "3", "3", "3", "3", "3", "3", "3", "3", "3", "3", "3", "3", "3", "3", "3", "3", "3", "3", "3", "3", "3", "3", "3", "3", "3", "3", "3", "3", "3", "3", "3", "3", "3", "3", "3", "3", "3", "3", "3", "3", "3", "3", "3", "3", "3", "3", "3", "3", "3", "3", "3", "3", "3", "3", "3", "3", "3", "3", "3"], "xaxis": "x6", "y": [2.246, 3.185, 3.606, 5.825, 5.992, 11.88, 4.778, 8.771, 2.483, 1.755, -3.774, 4.084, 5.26, 0.6596, 1.834, 1.325, 1.625, 0.5909, -1.54, 6.766, 0.8773, 0.7943, -1.24, 0.5684, -0.2068, 1.565, -1.879, -1.462, 0.4322, 3.071, 5.51, 8.13, 6.147, 3.393, 8.83, 1.319, 4.455, 0.7659, 2.748, 7.161, 11.57, 5.916, 0.6907, 2.165, 3.519, 1.279, 5.287, 3.339, -0.4583, 6.467, 2.447, 4.576, 6.656, 8.989, 1.149, 2.856, 4.756, 7.302, 6.42, 4.55, 2.648, 3.063, 5.566, 0.7752, 10.43, 10.07, 1.974, 3.459, -0.6241, 0.03245, -1.792, -1.225, 2.763, 0.1823, -1.479, 0.5968, -2.234, -1.863, 8.345, 0.8464, 11.88, 6.636, 11.01, 3.501, 3.306, 7.118, 7.68, 8.97, 5.565, 4.884, 0.1367, 5.816, 4.999, 2.636, 5.806, 3.267, 2.824, 5.6, 4.101, -0.8708, -1.778, 4.525, -0.1731, 3.297, 2.197, 2.853, 0.6632, 8.72, 1.865, 2.407, 0.1961, 4.316, 3.944, -0.5487, 5.255, 4.32, 0.6392, 0.3374, 4.141, 2.46, 1.667], "yaxis": "y6"}], "layout": {"annotations": [{"font": {"size": 16}, "showarrow": false, "text": "Población y crecimiento", "x": 0.1444, "xanchor": "center", "xref": "paper", "y": 1, "yanchor": "bottom", "yref": "paper"}, {"font": {"size": 16}, "showarrow": false, "text": "Población y renta", "x": 0.5, "xanchor": "center", "xref": "paper", "y": 1, "yanchor": "bottom", "yref": "paper"}, {"font": {"size": 16}, "showarrow": false, "text": "Renta y crecimiento", "x": 0.8556, "xanchor": "center", "xref": "paper", "y": 1, "yanchor": "bottom", "yref": "paper"}, {"font": {"size": 16}, "showarrow": false, "text": "Distribución de población por cluster", "x": 0.1444, "xanchor": "center", "xref": "paper", "y": 0.375, "yanchor": "bottom", "yref": "paper"}, {"font": {"size": 16}, "showarrow": false, "text": "Distribución de renta por cluster", "x": 0.5, "xanchor": "center", "xref": "paper", "y": 0.375, "yanchor": "bottom", "yref": "paper"}, {"font": {"size": 16}, "showarrow": false, "text": "Distribución de crecimiento por cluster", "x": 0.8556, "xanchor": "center", "xref": "paper", "y": 0.375, "yanchor": "bottom", "yref": "paper"}], "height": 900, "legend": {"title": {"text": "Cluster"}}, "title": {"text": "Clusters municipales: relaciones y distribuciones en valores originales"}, "xaxis": {"anchor": "y", "domain": [0, 0.2889], "title": {"text": "Población de 18 a 50 años"}, "type": "log"}, "xaxis2": {"anchor": "y2", "domain": [0.3556, 0.6444], "title": {"text": "Población de 18 a 50 años"}, "type": "log"}, "xaxis3": {"anchor": "y3", "domain": [0.7111, 1], "title": {"text": "Renta neta media por persona"}, "type": "linear"}, "xaxis4": {"anchor": "y4", "categoryarray": ["0", "1", "2", "3"], "categoryorder": "array", "domain": [0, 0.2889], "title": {"text": "Cluster"}}, "xaxis5": {"anchor": "y5", "categoryarray": ["0", "1", "2", "3"], "categoryorder": "array", "domain": [0.3556, 0.6444], "title": {"text": "Cluster"}}, "xaxis6": {"anchor": "y6", "categoryarray": ["0", "1", "2", "3"], "categoryorder": "array", "domain": [0.7111, 1], "title": {"text": "Cluster"}}, "yaxis": {"anchor": "x", "domain": [0.625, 1], "title": {"text": "Crecimiento de población (%)"}}, "yaxis2": {"anchor": "x2", "domain": [0.625, 1], "title": {"text": "Renta neta media por persona"}}, "yaxis3": {"anchor": "x3", "domain": [0.625, 1], "title": {"text": "Crecimiento de población (%)"}}, "yaxis4": {"anchor": "x4", "domain": [0, 0.375], "title": {"text": "Población de 18 a 50 años"}, "type": "log"}, "yaxis5": {"anchor": "x5", "domain": [0, 0.375], "title": {"text": "Renta neta media por persona"}, "type": "linear"}, "yaxis6": {"anchor": "x6", "domain": [0, 0.375], "title": {"text": "Crecimiento de población (%)"}, "type": "linear"}}}
